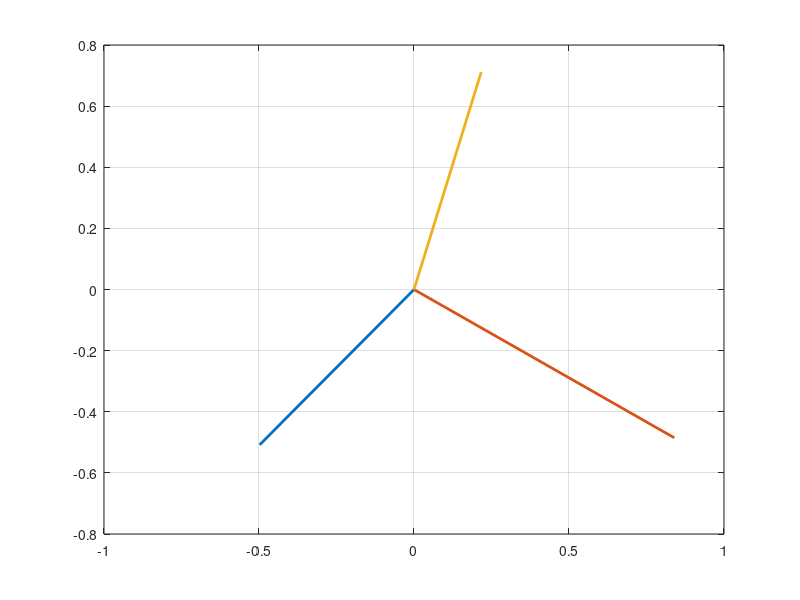
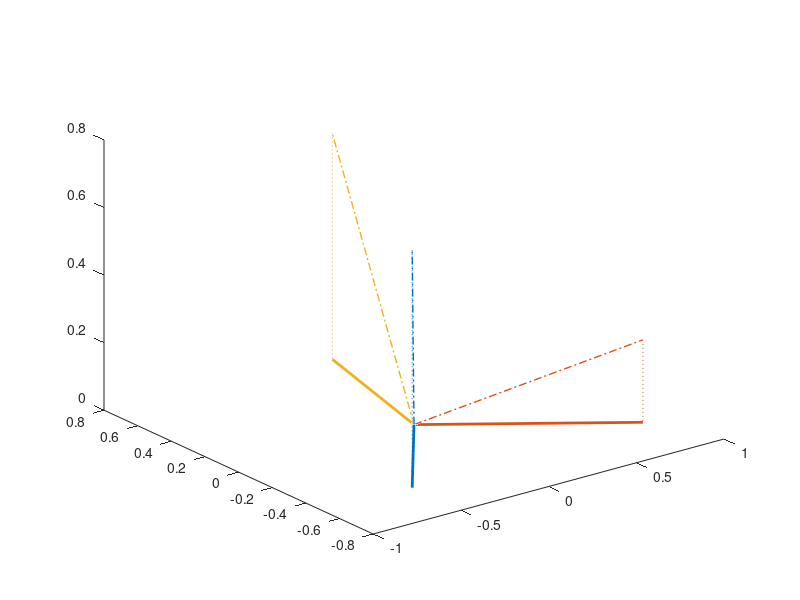

Recreate these plots in MATLAB, in order. (Note: this script raises an error after producing the figures.)
clear
close all

%% nastavení dimenze
% dim = 3 ... vykreslí ONB ve 3D a frame jako projekci této báze do 2D
% dim > 3 ... vykreslí pouze frame
dim = 3;

%% vytvoření ONB
% nejdříve je vytvořena náhodná matice, o které předpokládáme, že je
% regulární
% následně je použita Gramova–Schmidtova ortogonalizace, která zajistí, že
% sloupce matice B tvoří ONB
rng(100)
B = randn(dim);
B(:, 1) = B(:, 1) / norm(B(:, 1));
for d = 2:dim
    for i = 1:d-1
        B(:, d) = B(:, d) - (B(:, d)'*B(:, i)) * B(:, i);
    end
    B(:, d) = B(:, d) / norm(B(:, d));
end

%% projekce do 2D
T = B(1:2, :);

%% kreslení
% příprava os
figure
ax(1) = axes;
colors = lines(dim);
if dim == 3
    figure
    ax(2) = axes;
end

% vykreslení báze a framu
for d = 1:dim
    if dim == 3
        % bázový vektor
        plot3(ax(2), [0, B(1, d)], [0, B(2, d)], [0, B(3, d)], ...
            "Color", colors(d, :), "LineWidth", 1, "LineStyle", "-.")
        hold(ax(2), "on")

        % odpovídající atom framu
        plot3(ax(2), [0, T(1, d)], [0, T(2, d)], [0, 0], ...
            "Color", colors(d, :), "LineWidth", 2)
        
        % spojnice
        plot3(ax(2), [B(1, d), B(1, d)], [B(2, d), B(2, d)], [B(3, d), 0], ...
            "Color", colors(d, :), "LineStyle", ":")
    end

    % atom framu
    plot(ax(1), [0, T(1, d)], [0, T(2, d)], "Color", colors(d, :), "LineWidth", 2)
    hold(ax(1), "on")
end

% nastavení vzhledu os
for a = ax
    grid(a, "on")
    a.PlotBoxAspectRatio = [1 1 1]; % axis square
end
xline(ax(1), 0, "k")
yline(ax(1), 0, "k")
if dim == 3
    patch(ax(2), [1 -1 -1 1], [1 1 -1 -1], [0 0 0 0], ...
        "FaceColor", 0.85*[1 1 1], ...
        "FaceAlpha", 0.5, ...
        "EdgeColor", "none")
    line(ax(2), [-1, 1], [0, 0], [0, 0], "Color", "k")
    line(ax(2), [0, 0], [-1, 1], [0, 0], "Color", "k")
end

%% ověření, že se jedná o Parsevalův frame
fprintf("Tato matice by měla být jednotková:\n")
disp(T*T')